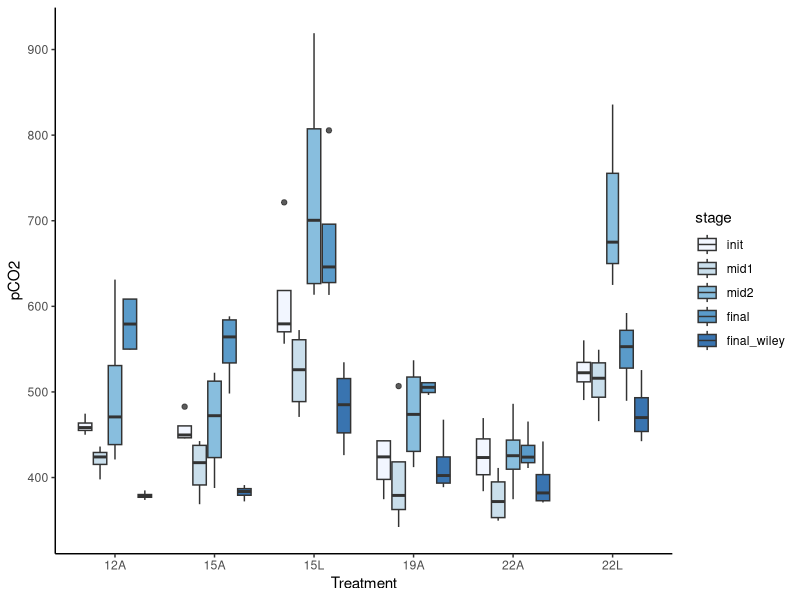

This figure's R source: (Note: this script raises an error after producing the figure.)
#This script is used to analyze & visualize the carbonate data from mesocosm experiment 2018
#Last updated Jan 2022

#Load packages----
pkgs <- c("tidyverse", "viridis", "ggpubr")
lapply(pkgs, library, character.only = TRUE)
rm(pkgs)

#Read in data----
dic <- read_csv("data/meso_YSI_DIC/DIC_collated.csv")

#Convert stage into a factor
dic <- dic %>% 
  mutate(stage = factor(stage, levels = c("init", "mid1", "mid2", "final", "final_wiley")),
         treatment = as.factor(treatment))

#Visualize data to figure out if you want to remove any stages based on outlier <- I think keep them all in for now
dic_stages_pCO2 <- ggplot(dic, aes(treatment, pCO2, fill = stage)) +
  geom_boxplot(alpha = 0.8, varwidth = TRUE) + 
  scale_fill_brewer() + 
  ylim(340, 920) +
  theme_bw() + labs(x = "Treatment", y = "pCO2") +
  theme(panel.border = element_blank(), panel.grid.major = element_blank(),
        panel.grid.minor = element_blank(), axis.line = element_line(colour = "black"))

#Summarize the dataset grouped by treatment, stage & treatment, and split into the temp & factorial studies----
dic_sum <- dic %>% 
  group_by(treatment) %>% 
  summarize(avgpCO2 = mean(pCO2, na.rm = TRUE), sdpCO2 = sd(pCO2, na.rm = TRUE),
            avgomega = mean(omega_arag,na.rm = TRUE), sdomega = sd(omega_arag, na.rm = TRUE),
            avgTA = mean(TA,na.rm = TRUE), sdTA = sd(TA, na.rm = TRUE),
            avgpH = mean(pH,na.rm = TRUE), sdpH = sd(pH, na.rm = TRUE)) %>% 
  ungroup()

dic_temp <- dis_sum %>% 
  filter(treatment == "12A" | treatment == "15A" | treatment == "19A" | treatment == "22A") %>% 

dic_fact <- dic %>% 
  filter(treatment == "15A" | treatment == "15L" | treatment == "22A" | treatment == "22L")

#Visualize data ----
my_theme <- theme(axis.title.x = element_text(size = 20), axis.text.x = element_text(size = 18),
                  axis.title.y = element_text(size = 20), legend.text = element_text(size = 20))


dic_pCO2_stage <- ggplot(dic, aes(treatment, pCO2), fill = stage) +
  geom_boxplot(alpha = 0.8, varwidth = TRUE) + 
  scale_fill_viridis(discrete = TRUE) +
  theme_bw() + labs(x = "Treatment", y = "pCO2") +
  theme(panel.border = element_blank(), panel.grid.major = element_blank(),
        panel.grid.minor = element_blank(), axis.line = element_line(colour = "black")) +
  my_theme

dic_pCO2 <- ggplot(dic_sum, aes(treatment, avgpCO2), fill = treatment) +
  geom_point(aes(color = treatment, size = 2)) + 
  scale_color_viridis(discrete = TRUE, option = "D") +
  scale_fill_viridis(discrete = TRUE) +
  geom_errorbar(aes(ymin = avgpCO2-sdpCO2, ymax = avgpCO2+sdpCO2, color = treatment), width = 0.2) +
  theme_bw() + labs(x = "Treatment", y = "pCO2") +
  theme(panel.border = element_blank(), panel.grid.major = element_blank(),
        panel.grid.minor = element_blank(), axis.line = element_line(colour = "black"),
        legend.position = "none") +
  my_theme

dic_TA <- ggplot(dic_sum, aes(treatment, avgTA), fill = treatment) +
  geom_point(aes(color = treatment, size = 2)) + 
  scale_color_viridis(discrete = TRUE, option = "D") +
  scale_fill_viridis(discrete = TRUE) +
  geom_errorbar(aes(ymin = avgTA-sdTA, ymax = avgTA+sdTA, color = treatment), width = 0.2) +
  theme_bw() + labs(x = "Treatment", y = "Total Alkalinity") +
  theme(panel.border = element_blank(), panel.grid.major = element_blank(),
        panel.grid.minor = element_blank(), axis.line = element_line(colour = "black"),
        legend.position = "none") +
  my_theme

dic_omega <- ggplot(dic_sum, aes(treatment, avgomega), fill = treatment) +
  geom_point(aes(color = treatment, size = 2)) + 
  scale_color_viridis(discrete = TRUE, option = "D") +
  scale_fill_viridis(discrete = TRUE) +
  geom_errorbar(aes(ymin = avgomega-sdomega, ymax = avgomega+sdomega, color = treatment), width = 0.2) +
  theme_bw() + labs(x = "Treatment", y = "Omega Arag") +
  theme(panel.border = element_blank(), panel.grid.major = element_blank(),
        panel.grid.minor = element_blank(), axis.line = element_line(colour = "black"),
        legend.position = "none") +
  my_theme

ggsave(dic_pCO2, file = "plots/YSI_DIC/dic_pCO2.pdf", height = 5, width = 9, dpi = 300)
ggsave(dic_TA, file = "plots/YSI_DIC/dic_TA.pdf", height = 5, width = 9, dpi = 300)
ggsave(dic_omega, file = "plots/YSI_DIC/dic_omega.pdf", height = 5, width = 9, dpi = 300)
ggsave(dic_stages_pCO2, file = "plots/YSI_DIC/dic_stages_pCO2.pdf", height = 5, width = 9, dpi = 300)

